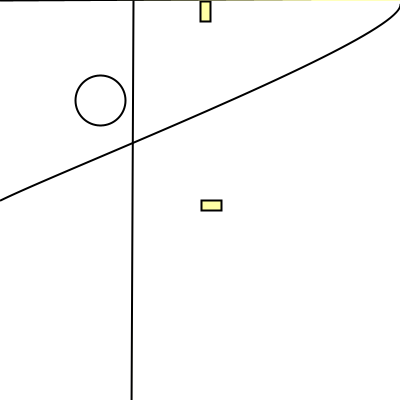
Frame 1 (no input)
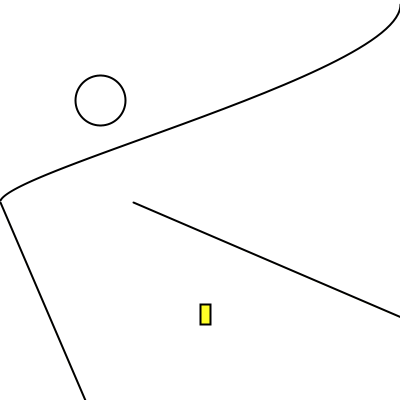
Frame 60 (the mouse pressed at the canvas centre just before this capture)
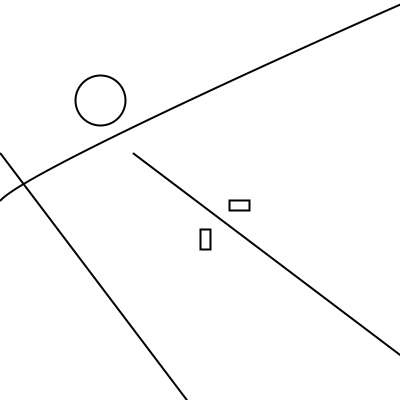
Frame 120 (the mouse held since frame 60 and released just before this capture)

The Processing sketch that drew these frames (run headless with seeded random() and noise(); from frame 60 on, the mouse is pressed at the canvas centre):

// Processing sketch: processing_4711
// ── processing_4711.pde


float curvefitting = .003;
int w = 20;
int h = 10;
float x = 1;
int y;
int dir;
float varTaille=1;
void setup(){
  size(400,400);
  smooth();
  strokeWeight(2);
  background(255);
  y=height/2;
  dir=1;
  frameRate(30);
}
void draw(){
  background(255);
  if(x>=width-w){ dir = -1;}
  if(x>=0&&x<1){ dir = 1;} 
  print("x="+x+"\n");
  if(dir==1){
  stroke(0);
  fill(255,255,random(255));
  x*=1.1;
  varTaille*=1.1;
  //ellipse(x,y,varTaille+x/1.1,varTaille);
  rect(x+height/2,y,w,h);
  rect(y,x,h,w);
  }
  else {
    varTaille=1;
    x=x/1.01;
    rect(x,y,w,h);
    rect(y,x,h,w);
  }
for(int i=0;i<1;i++){
  curve(y,x,x*x,y*y,y/1.5+i,x/1.5-i,y,x);
  curve(x,y,y*y,x*x,cos(y/1.5+i),x/1.5-i,x,y);
  noFill();
  curve(x,y,0,height/2,width,height/100,cos(y*2),-x*cos(x*varTaille));
  ellipse(100,100,50,50);
}
}
